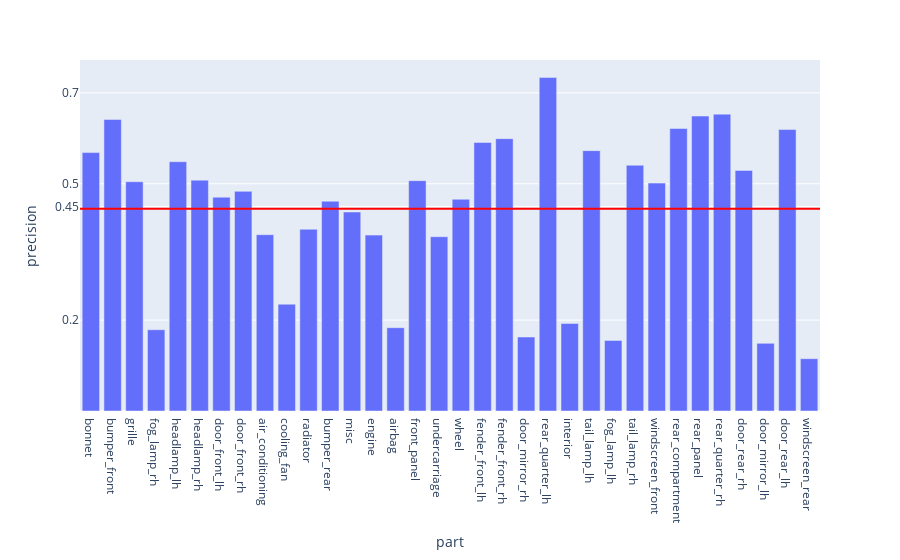

The code cell stored with this chart in its notebook:
### Code cell
fig = px.bar(evalMetrics, x = 'part', y = 'precision')

fig.add_hline(y=avgPrecision, line_width=2, line_color="red")

fig.update_layout(
    yaxis = dict(
        tickmode = 'array',
        tickvals = [np.format_float_positional(avgPrecision, 2), 0.2, 0.5, 0.7],
    )
)
fig

### Figure 1 — Plotly figure (JSON) as saved in the notebook; plotly's stock layout.template omitted (floating-point values rounded to 4 significant figures)
{"data": [{"alignmentgroup": "True", "hovertemplate": "part=%{x}<br>precision=%{y}<extra></extra>", "legendgroup": "", "marker": {"color": "#636efa", "pattern": {"shape": ""}}, "name": "", "offsetgroup": "", "orientation": "v", "showlegend": false, "textposition": "auto", "type": "bar", "x": ["bonnet", "bumper_front", "grille", "fog_lamp_rh", "headlamp_lh", "headlamp_rh", "door_front_lh", "door_front_rh", "air_conditioning", "cooling_fan", "radiator", "bumper_rear", "misc", "engine", "airbag", "front_panel", "undercarriage", "wheel", "fender_front_lh", "fender_front_rh", "door_mirror_rh", "rear_quarter_lh", "interior", "tail_lamp_lh", "fog_lamp_lh", "tail_lamp_rh", "windscreen_front", "rear_compartment", "rear_panel", "rear_quarter_rh", "door_rear_rh", "door_mirror_lh", "door_rear_lh", "windscreen_rear"], "xaxis": "x", "y": [0.5685, 0.6414, 0.5044, 0.1787, 0.5485, 0.5079, 0.4704, 0.4833, 0.3879, 0.235, 0.3999, 0.4615, 0.4377, 0.387, 0.1833, 0.5068, 0.3834, 0.4659, 0.5908, 0.5992, 0.1628, 0.7337, 0.1927, 0.5729, 0.1552, 0.5407, 0.5014, 0.6215, 0.6489, 0.6532, 0.5293, 0.1488, 0.6193, 0.1151], "yaxis": "y"}], "layout": {"barmode": "relative", "legend": {"tracegroupgap": 0}, "margin": {"t": 60}, "shapes": [{"line": {"color": "red", "width": 2}, "type": "line", "x0": 0, "x1": 1, "xref": "x domain", "y0": 0.4452, "y1": 0.4452, "yref": "y"}], "xaxis": {"anchor": "y", "domain": [0, 1], "title": {"text": "part"}}, "yaxis": {"anchor": "x", "domain": [0, 1], "tickmode": "array", "tickvals": ["0.45", 0.2, 0.5, 0.7], "title": {"text": "precision"}}}}
